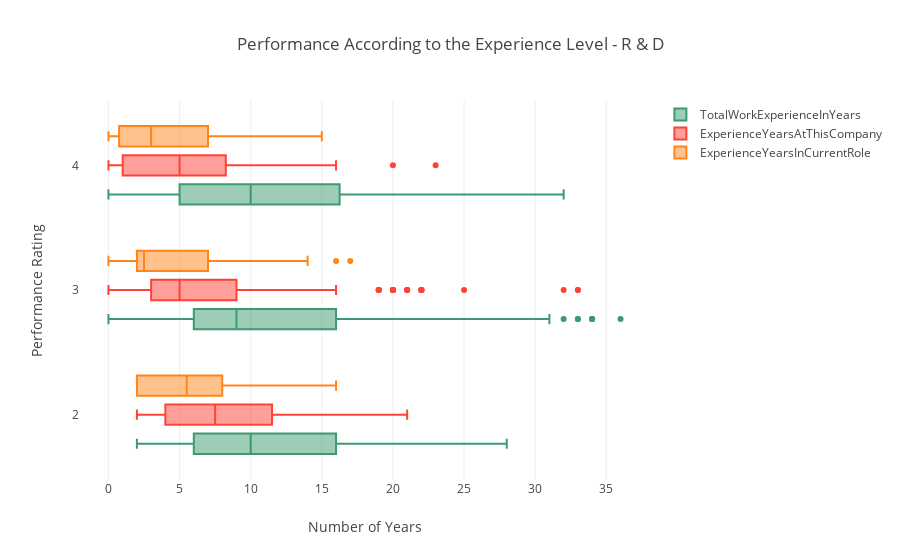

This figure's notebook cell:
### Markdown cell above
### (iv) Performance According to the Experience Level

### Code cell
data = [
    {
        'x': RD['TotalWorkExperienceInYears'],
        'y': RD['PerformanceRating'],
        'name':'TotalWorkExperienceInYears',
        'marker': {
            'color': '#3D9970'
        },
        'boxmean': False,
        'orientation': 'h',
        "type": "box",
    },
    {
        'x':RD['ExperienceYearsAtThisCompany'],
        'y':RD['PerformanceRating'],
        'name': 'ExperienceYearsAtThisCompany',
        'marker':{
            'color': '#FF4136',
        },
        'boxmean': False,
        'orientation': 'h',
        "type": "box",
    },
    {
        'x': RD['ExperienceYearsInCurrentRole'],
        'y': RD['PerformanceRating'],
        'name':'ExperienceYearsInCurrentRole',
        'marker': {
            'color': '#FF851B',
        },
        'boxmean': False,
        'orientation': 'h',
        "type": "box",
    }
]
layout = {
    'xaxis': {
        'title': 'Number of Years',
        'zeroline': False,
    },
    'yaxis': {
        'title': 'Performance Rating ',
        'zeroline': False,
    },
    'boxmode': 'group',
    'title': 'Performance According to the Experience Level - R & D',
}
fig = go.Figure(data=data, layout=layout)

py.iplot(fig)

### Figure 1 — Plotly figure (JSON) as saved in the notebook; plotly's stock layout.template omitted (floating-point values rounded to 4 significant figures; data arrays with more than 128 entries replaced by an {"elided": "..."} marker saying what was removed)
{"data": [{"boxmean": false, "marker": {"color": "#3D9970"}, "name": "TotalWorkExperienceInYears", "orientation": "h", "type": "box", "x": {"elided": "343 int values"}, "y": {"elided": "343 int values"}}, {"boxmean": false, "marker": {"color": "#FF4136"}, "name": "ExperienceYearsAtThisCompany", "orientation": "h", "type": "box", "x": {"elided": "343 int values"}, "y": {"elided": "343 int values"}}, {"boxmean": false, "marker": {"color": "#FF851B"}, "name": "ExperienceYearsInCurrentRole", "orientation": "h", "type": "box", "x": {"elided": "343 int values"}, "y": {"elided": "343 int values"}}], "layout": {"boxmode": "group", "title": "Performance According to the Experience Level - R & D", "xaxis": {"title": "Number of Years", "zeroline": false}, "yaxis": {"title": "Performance Rating ", "zeroline": false}}}
